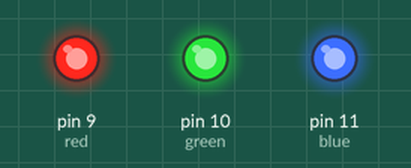
Simulated run of this sketch. Board: Arduino Uno, built with avr-gcc and run on an emulated ATmega328P. Shown: output pins drawn as LEDs (lit = HIGH).

Above: at 0.5 s.
At 1.5 s:
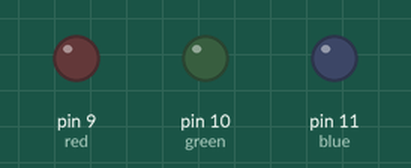
At 4.5 s:
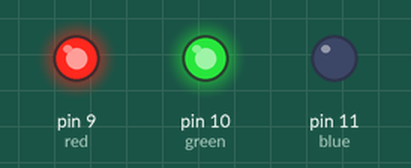
Timing chart, 0 to 6.5 s (numbered marks = the images above):
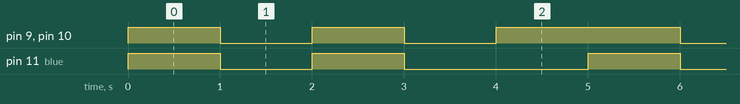

The sketch:

19-09-10LED2.ino
```cpp
void setup() {
  pinMode(9,OUTPUT);  //red
  pinMode(10,OUTPUT); //green
  pinMode(11,OUTPUT); //blue
  }

void loop() {
  digitalWrite(9,HIGH);
  digitalWrite(10,HIGH);
  digitalWrite(11,HIGH);
  delay(1000);
  digitalWrite(10,LOW);
  digitalWrite(11,LOW);
  digitalWrite(9,LOW);
  delay(1000);
  digitalWrite(9,HIGH);
  digitalWrite(10,HIGH);
  digitalWrite(11,HIGH);
  delay(1000);
  digitalWrite(10,LOW);
  digitalWrite(11,LOW);
  digitalWrite(9,LOW);
  delay(1000);
  digitalWrite(9, HIGH);
  digitalWrite(10, HIGH);
  delay(1000);
  digitalWrite(9, LOW);
  digitalWrite(10, LOW);
  digitalWrite(10,LOW);


}
```

Measured:
- by itself, pin 9 (red), pin 10 (green): repeats every 5.0 s: LOW 1.0 s, HIGH 1.0 s, LOW 1.0 s, HIGH 2.0 s
- by itself, pin 11 (blue): repeats every 5.0 s: LOW 1.0 s, HIGH 1.0 s, LOW 2.0 s, HIGH 1.0 s
- by itself, everything shown: repeats every 5.0 s, in 6 steps
